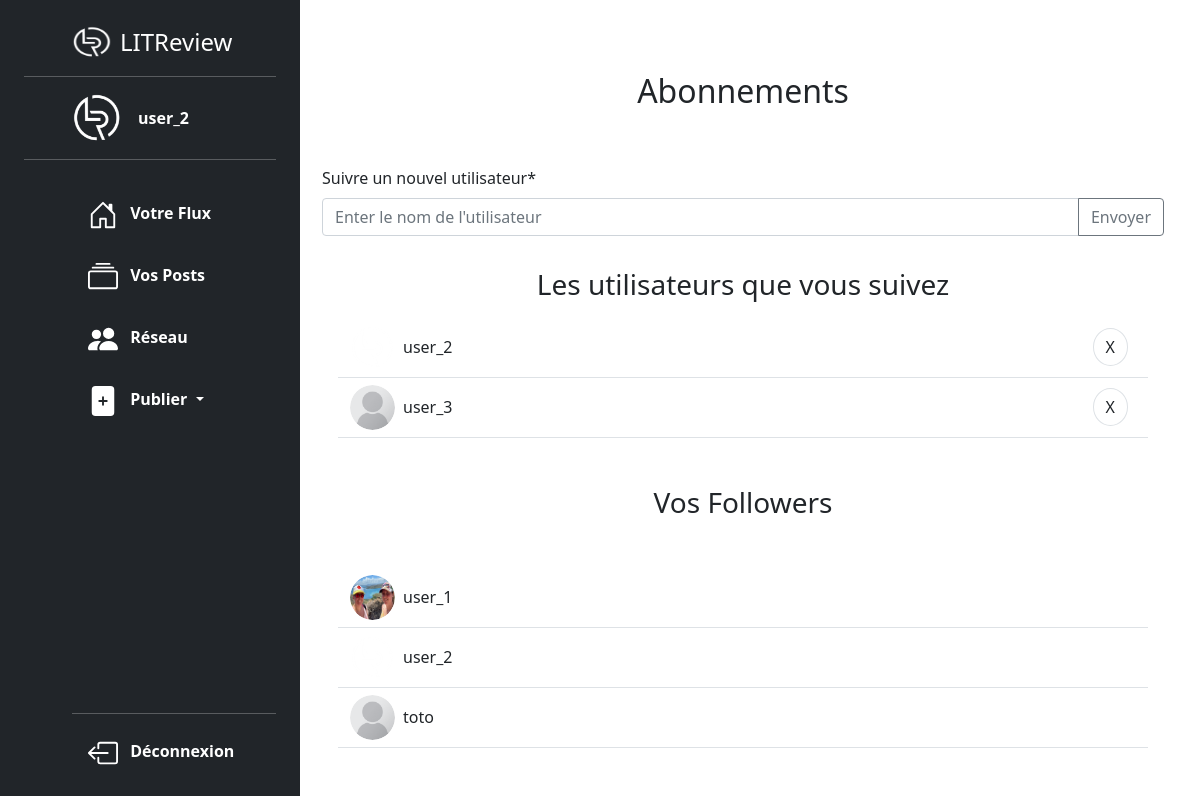
The app's page /follower/follower_page/ (signed in), older data.
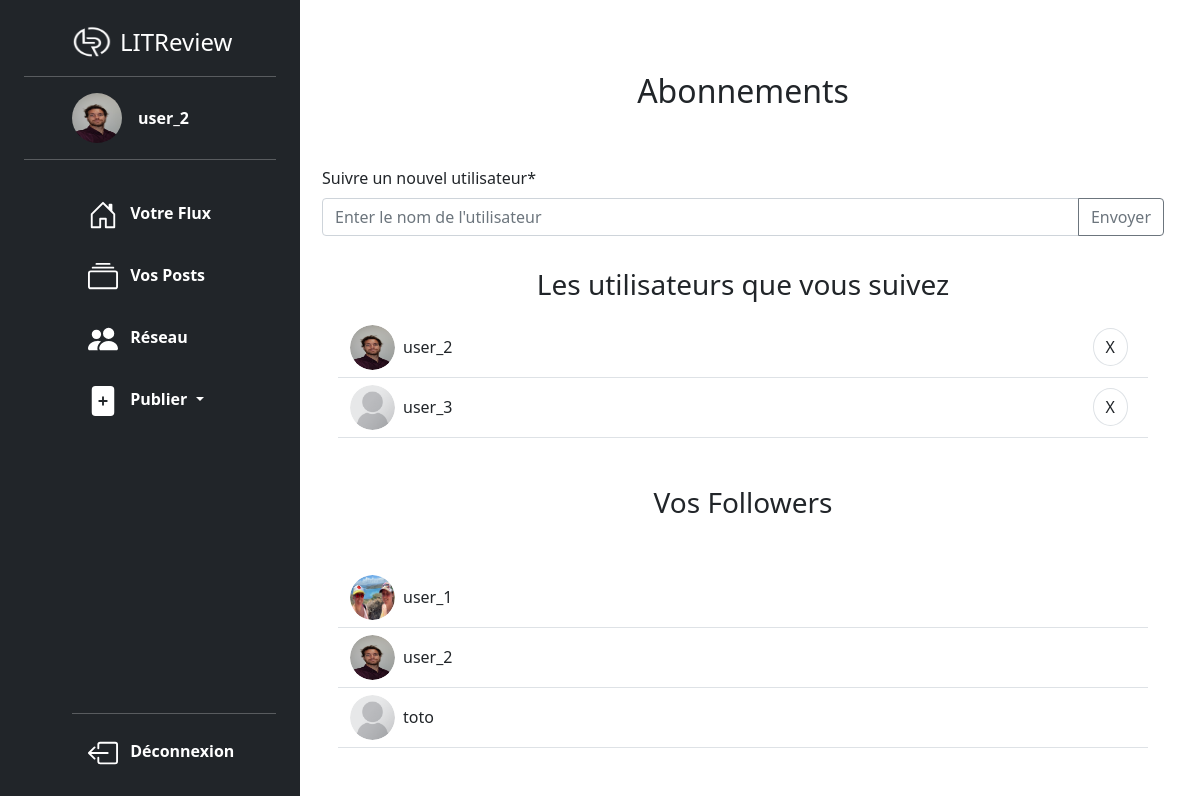
The same page, newer data.
### authentication/models.py (models this page shows, shortened)
class User(AbstractUser):
    SUBSCRIBER = "SUBSCRIBER"
    profil_photo = models.ImageField(verbose_name="Photo de profil")
    following = models.ManyToManyField(
        "self",
        through=UserFollows,
        symmetrical=False,
        related_name="followers",
    )
    def user_followed_by_user_and_followers(self):
        self.user_followed_by_user = self.following.all()
        self.followers_of_user = self.followers.all()

### follower/views.py (the view, shortened to what this page needs)
# urls.py: path("follower_page/", views.follower_page, name="follower_page"),
@login_required
def follower_page(request):
    request.user.user_followed_by_user_and_followers()
    form = FollowUsersForm()
    return render(
        request,
        "follower/follower_page.html",
        context={
            "form": form,
            "user_followed_by_user": request.user.user_followed_by_user,
            "followers": request.user.followers_of_user,
        },
    )

### follower/forms.py
class FollowUsersForm(forms.Form):
    user_to_follow = forms.CharField(
        max_length=63,
        label="Suivre un nouvel utilisateur",
        widget=forms.TextInput(
            attrs={
                "class": "form-control",
                "placeholder": "Enter le nom de l'utilisateur",
                "aria-label": "Entrer le nom de l'utilisateur",
            }
        ),
    )
    def __init__(self, *args, **kwargs):
        super().__init__(*args, **kwargs)
        self.helper = FormHelper()
        self.helper.layout = Layout(
            FieldWithButtons(
                "user_to_follow",
                StrictButton("Envoyer", type="submit", css_class="btn btn-outline-secondary"),
                input_size="input-group-sm",
            ),
        )

### follower/templates/follower/follower_page.html (shortened to what this page needs)
{% extends 'base.html' %}
{% load static %}
{% load crispy_forms_tags %}
{% block content %}
    <div class="container">
        <h2 class="text-center">Abonnements</h2>
        <div class="row">
            <div class="col-12 mt-5">
                <form method="post" class="text-start">
                    {%crispy form%}
                </form>
            </div>
        </div>
        <h3 class="my-3 text-center">Les utilisateurs que vous suivez</h3>
        <div class="row m-3">
            {% for user_follow in user_followed_by_user%}
                <div class="d-flex bd-highlight border-bottom align-items-center"  style="height: 60px;">
                    {% include "follower/partials/user_list.html" with user=user_follow%}
                    <div class="my-0 ms-auto p-2 bd-highlight">
                        <a class="btn btn-ligth border rounded-circle" href="{% url 'delete_user_follow' user_follow.id %}" role="button">X</a>
                    </div>
                </div>
            {% endfor %}
        </div>
        <h3 class="my-5 text-center">Vos Followers</h3>
        <div class="row m-3">
            {% for follower in followers%}
                <div class="d-flex bd-highlight border-bottom align-items-center"  style="height: 60px;">
                    {% include "follower/partials/user_list.html" with user=follower%}
                </div>
            {% endfor %}
    </div>
{% endblock content %}

### templates/base.html (shortened to what this page needs)
{% load static %}
<!DOCTYPE html>
<html lang="fr">
<head>
    <link href="https://cdn.jsdelivr.net/npm/bootstrap@5.1.3/dist/css/bootstrap.min.css" rel="stylesheet">
    <link rel="stylesheet" href="https://cdn.jsdelivr.net/npm/bootstrap-icons@1.10.5/font/bootstrap-icons.css">
</head>
<body>
  <main>
    <div class="container-fluid m-0 p-0">
      <div class="row">
        <nav class="d-none d-md-grid col-3 pe-5 ">
          {% include 'partials/sidebar.html' %}
        </nav>
        <div class="pt-5 mt-4 col-12 p-1 col-md-9 pe-md-4">
          {% block content %}{% endblock content %}
        </div>
      </div>
    </div>
  </main>
</body>
</html>

### templates/partials/navbar_header.html (shortened to what this page needs)
{% load static %}

### templates/partials/sidebar.html (shortened to what this page needs)
{% load static %}
{% if user.is_authenticated %}
  <div class="d-flex flex-column flex-shrink-0 p-4 text-white bg-dark vh-100 position-fixed w-25">
    <a href="/" class="d-flex align-items-center mb-3 mb-md-0 me-md-auto  text-white text-decoration-none ps-md-2 ps-xl-5">
      <img src="{% static 'images/logo_litreview.png'%}" class="bi me-2" width="40" height="32">
      <span class="fs-4">LITReview</span>
    </a>
    <div class="profil">
      <a href="{% url 'profile_view'%}" class="d-flex align-items-center text-white text-decoration-none ps-md-0 ps-xl-5" >
        {% if user.profil_photo %}
        <img src="{{ user.profil_photo.url }}" alt="{{user.username}}" width="50" height="50" class="rounded-circle me-3">
        {% else %}
        <img src="{% static 'images/default_profile.png'%}" alt="{{user.username}}" width="50" height="50" class="rounded-circle me-2">
        {% endif %}
        <strong>{{user.username}}</strong>
      </a>
    </div>
    <ul class="nav nav-pills flex-column mb-auto ps-md-0 ps-xl-5 h-100">
      <li class="nav-item pt-3">
        <a href="{% url 'home' %}" class="nav-link text-white" aria-current="page">
          <svg class="bi me-2 " width="30" height="30" fill="white"><use xlink:href="#home"></use></svg>
          <strong>Votre Flux</strong>
        </a>
      </li>
      <li class="nav-item pt-3">
        <a href="{% url 'view_user_posts'%}" class="nav-link text-white">
          <svg class="bi me-2" width="30" height="30" fill="white"><use xlink:href="#collection"></use></svg>
          <strong>Vos Posts</strong>
        </a>
      </li>
      <li class="nav-item pt-3">
        <a href="{% url 'follower_page' %}" class="nav-link text-white">
          <svg class="bi me-2" width="30" height="30" fill="white"><use xlink:href="#people-fill"></use></svg>
          <strong>Réseau</strong>
        </a>
      </li>
      <li class="nav-item pt-3 dropdown">
        <a href="#" class="nav-link text-white dropdown-toggle" id="dropdownUser1" data-bs-toggle="dropdown" aria-expanded="false">
          <svg class="bi me-2" width="30" height="30" fill="white"><use xlink:href="#file-plus-fill"></use></svg>
          <strong>Publier</strong>
        </a>
      </li>
      <li class="mt-auto">
        <hr>
        <a href="{% url 'account_logout' %}" class="nav-link text-white">
          <svg  class="bi bi-box-arrow-left me-2" width="30" height="30" fill="white"><use xlink:href="#box-arrow-left"></use>
          </svg>
          <strong>Déconnexion</strong>
        </a>
      </li>
    </ul>
  </div>
{% endif %}

### follower/templates/follower/partials/user_list.html
{% load static %}
<div class="">
    <div class="d-flex justify-content-center align-items-center rounded-circle p-auto" style="width : 45px; height : 45px; overflow: hidden;">
      {% if user.profil_photo %}
        <img class="img-fluid rounded-circle w-100 h-100" src={{ user.profil_photo.url }} alt="photo de profil personnalisée de l'utilisateur">
        {% else %}
        <img class="img-fluid rounded-circle" src="{% static 'images/default_profile.png'%}" alt="photo de profil par default de l'utilisateur">
        {% endif %}
    </div>
</div>
<div>
    <p class="my-0 p-2 bd-highlight">{{user.username}}</p>
</div>

Row changes from the older to the newer data that the page shows:
changed User "user_2": profil_photo: a different picture
